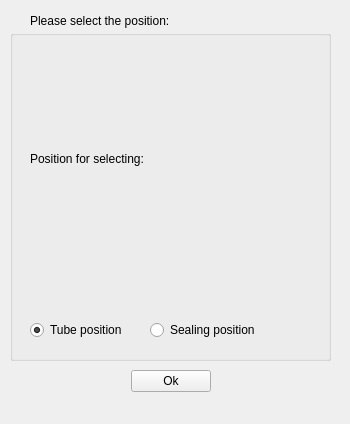
<?xml version="1.0" encoding="UTF-8"?>
<ui version="4.0">
 <class>DiagnosticsManufacturing::CSelectPositionDialog</class>
 <widget class="QWidget" name="DiagnosticsManufacturing::CSelectPositionDialog">
  <property name="geometry">
   <rect>
    <x>0</x>
    <y>0</y>
    <width>350</width>
    <height>424</height>
   </rect>
  </property>
  <property name="sizePolicy">
   <sizepolicy hsizetype="Fixed" vsizetype="Fixed">
    <horstretch>0</horstretch>
    <verstretch>0</verstretch>
   </sizepolicy>
  </property>
  <property name="minimumSize">
   <size>
    <width>350</width>
    <height>420</height>
   </size>
  </property>
  <property name="sizeIncrement">
   <size>
    <width>0</width>
    <height>20</height>
   </size>
  </property>
  <property name="windowTitle">
   <string>Heating Test</string>
  </property>
  <widget class="QLabel" name="labelPrompt">
   <property name="geometry">
    <rect>
     <x>30</x>
     <y>10</y>
     <width>341</width>
     <height>21</height>
    </rect>
   </property>
   <property name="text">
    <string>Please select the position:</string>
   </property>
  </widget>
  <widget class="QWidget" name="horizontalLayoutWidget_2">
   <property name="geometry">
    <rect>
     <x>30</x>
     <y>370</y>
     <width>281</width>
     <height>51</height>
    </rect>
   </property>
   <layout class="QVBoxLayout" name="verticalLayout">
    <property name="bottomMargin">
     <number>5</number>
    </property>
    <item>
     <layout class="QHBoxLayout" name="horizontalLayout_2">
      <property name="bottomMargin">
       <number>5</number>
      </property>
      <item>
       <spacer name="horizontalSpacer">
        <property name="orientation">
         <enum>Qt::Horizontal</enum>
        </property>
        <property name="sizeHint" stdset="0">
         <size>
          <width>40</width>
          <height>20</height>
         </size>
        </property>
       </spacer>
      </item>
      <item>
       <widget class="QPushButton" name="pushButtonOk">
        <property name="text">
         <string>Ok</string>
        </property>
       </widget>
      </item>
      <item>
       <spacer name="horizontalSpacer_2">
        <property name="orientation">
         <enum>Qt::Horizontal</enum>
        </property>
        <property name="sizeHint" stdset="0">
         <size>
          <width>40</width>
          <height>20</height>
         </size>
        </property>
       </spacer>
      </item>
     </layout>
    </item>
    <item>
     <spacer name="verticalSpacer">
      <property name="orientation">
       <enum>Qt::Vertical</enum>
      </property>
      <property name="sizeHint" stdset="0">
       <size>
        <width>20</width>
        <height>40</height>
       </size>
      </property>
     </spacer>
    </item>
   </layout>
  </widget>
  <widget class="QGroupBox" name="groupBox">
   <property name="geometry">
    <rect>
     <x>10</x>
     <y>30</y>
     <width>321</width>
     <height>331</height>
    </rect>
   </property>
   <property name="title">
    <string/>
   </property>
   <widget class="QWidget" name="formLayoutWidget">
    <property name="geometry">
     <rect>
      <x>20</x>
      <y>-1</y>
      <width>291</width>
      <height>311</height>
     </rect>
    </property>
    <layout class="QFormLayout" name="formLayout">
     <property name="fieldGrowthPolicy">
      <enum>QFormLayout::AllNonFixedFieldsGrow</enum>
     </property>
     <item row="0" column="0">
      <layout class="QVBoxLayout" name="verticalLayout_2">
       <item>
        <spacer name="verticalSpacer_2">
         <property name="orientation">
          <enum>Qt::Vertical</enum>
         </property>
         <property name="sizeHint" stdset="0">
          <size>
           <width>20</width>
           <height>40</height>
          </size>
         </property>
        </spacer>
       </item>
       <item>
        <widget class="QLabel" name="label">
         <property name="text">
          <string>Position for selecting:</string>
         </property>
        </widget>
       </item>
       <item>
        <spacer name="verticalSpacer_3">
         <property name="orientation">
          <enum>Qt::Vertical</enum>
         </property>
         <property name="sizeHint" stdset="0">
          <size>
           <width>20</width>
           <height>40</height>
          </size>
         </property>
        </spacer>
       </item>
      </layout>
     </item>
     <item row="1" column="1">
      <spacer name="horizontalSpacer_3">
       <property name="orientation">
        <enum>Qt::Horizontal</enum>
       </property>
       <property name="sizeHint" stdset="0">
        <size>
         <width>40</width>
         <height>20</height>
        </size>
       </property>
      </spacer>
     </item>
     <item row="2" column="0">
      <widget class="QRadioButton" name="radioButtonTube">
       <property name="text">
        <string>Tube position</string>
       </property>
       <property name="checked">
        <bool>true</bool>
       </property>
      </widget>
     </item>
     <item row="2" column="1">
      <widget class="QRadioButton" name="radioButtonSealing">
       <property name="text">
        <string>Sealing position</string>
       </property>
      </widget>
     </item>
     <item row="0" column="1">
      <widget class="MainMenu::CWheelPanel" name="scrollPanelWidget" native="true">
       <property name="enabled">
        <bool>true</bool>
       </property>
       <property name="minimumSize">
        <size>
         <width>100</width>
         <height>240</height>
        </size>
       </property>
      </widget>
     </item>
    </layout>
   </widget>
  </widget>
 </widget>
 <customwidgets>
  <customwidget>
   <class>MainMenu::CWheelPanel</class>
   <extends>QWidget</extends>
   <header>MainMenu/Include/WheelPanel.h</header>
   <container>1</container>
  </customwidget>
 </customwidgets>
 <resources/>
 <connections/>
</ui>
